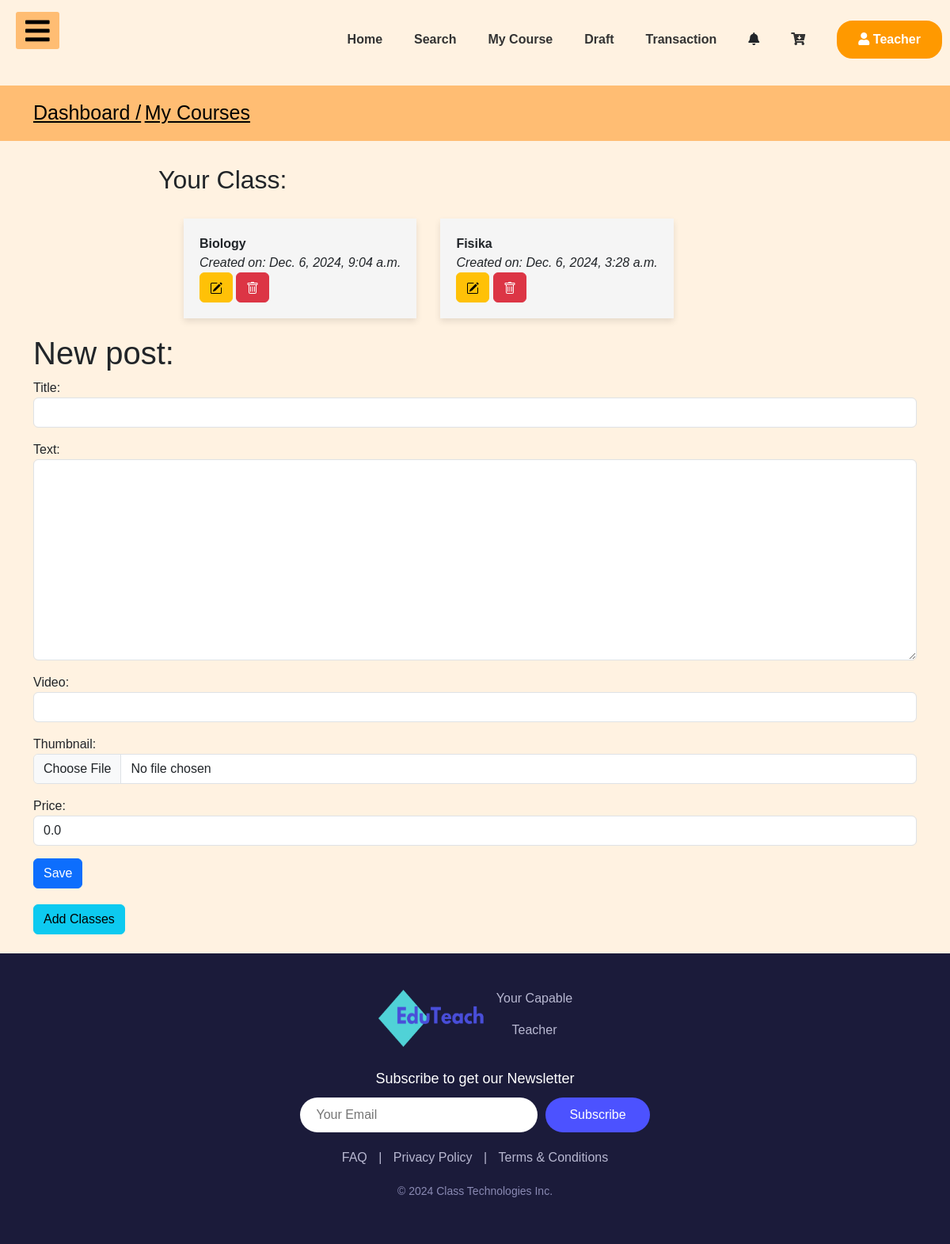
The page /courses_app/post/new/ (signed in) on the database as committed earlier.
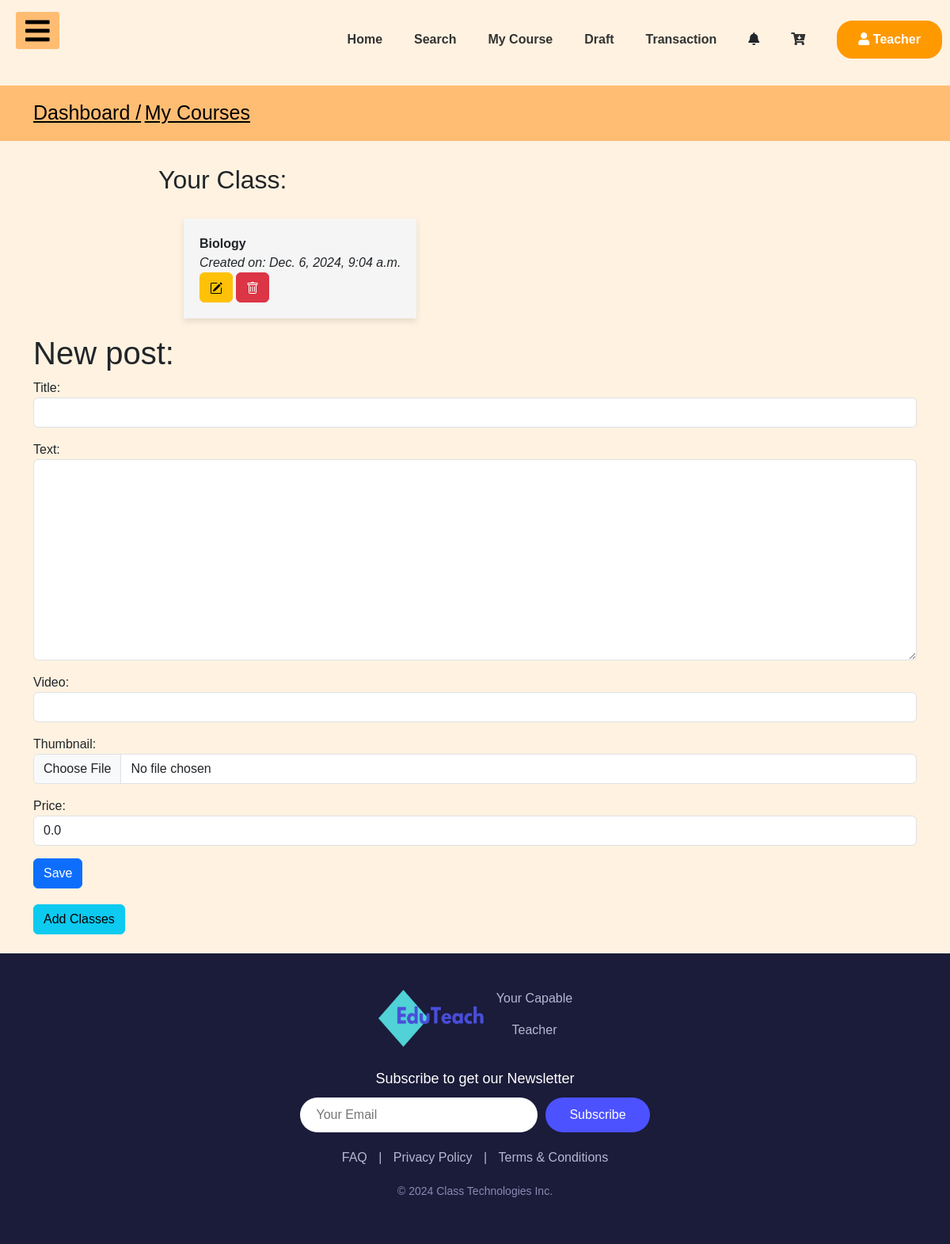
The same page on the database as committed later.
### courses_app/models.py (models this page shows, shortened)
class Post(models.Model):
    author = models.ForeignKey(User, on_delete=models.CASCADE)  # Ganti Teacher menjadi User
    title = models.CharField(max_length=200)
    text = models.TextField()
    price = models.DecimalField(max_digits=10, decimal_places=2, default=0.00)
    created_date = models.DateTimeField(default=timezone.now)
    thumbnail = models.ImageField(upload_to='thumbnail', blank=True)
    video = EmbedVideoField(blank=True, null=True)  # Tambahkan field untuk video
    published_date = models.DateTimeField(blank=True, null=True)

### courses_app/views.py (the view, shortened to what this page needs)
# urls.py: path('post/new/', views.PostCreateView.as_view(), name='post_new'),
class PostCreateView(LoginRequiredMixin, CreateView):
    login_url = '/login/'
    form_class = PostForm
    model = Post
    template_name = 'courses_app/post_form.html'  # Pastikan Anda menentukan template yang tepat
    def get_context_data(self, **kwargs):
        context = super().get_context_data(**kwargs)
        user = User.objects.get(username=self.request.user.username)
        if user.is_teacher:
            context['posts'] = Post.objects.filter(author=user).order_by('-created_date')
        return context

### courses_app/forms.py
class PostForm(forms.ModelForm):
    class Meta:
        model = Post
        fields = ('title', 'text', 'video', 'thumbnail', 'price')
        widgets = {
            'title': forms.TextInput(attrs={'class': 'form-control'}),
            'text': forms.Textarea(attrs={'class': 'form-control'}),
            'video': forms.URLInput(attrs={'class': 'form-control'}),
            'thumbnail': forms.ClearableFileInput(attrs={'class': 'form-control'}),
            'price': forms.NumberInput(attrs={'class': 'form-control'}),
        }

### courses_app/templates/courses_app/post_form.html (shortened to what this page needs)
{% extends 'dashboard_app/base_dashboard_teacher.html' %}
{% load static %}
{% block head_block %}
<link rel="stylesheet" href="{% static 'css/mycourse.css' %}">
{% endblock %}
{% block body_block %}
<div class="py-3" style="background:#FFBD73">
    <div class="container">
      <a class="text-black" href="{% url 'user_app:teacherdashboard' %}" style="font-size: 25px;"> Dashboard /</a>
      <a class="text-black" href="#" style="font-size: 25px;"> My Courses</a>
    </div>
</div>
<div class="item">
<h2>Your Class:</h2>
<ul>
    {% for post in posts %}
        <li>
            <strong>{{ post.title }}</strong><br>
            <em>Created on: {{ post.created_date }}</em>
            <br>
            {% if user.is_authenticated %}
            <a class="btn btn-warning" href="{% url 'post_edit' pk=post.pk %}">
            </a>
            <a class="btn btn-danger" href="{% url 'post_remove' pk=post.pk %}">
            </a>
            {% endif %}
        </li>
    {% empty %}
        <li>No posts available.</li>
    {% endfor %}
</ul>
</div>
<div class="container">
<div class="form-group">
<h1>New post: </h1>
<form method="POST" class="post-form" enctype="multipart/form-data">
    {{ form.as_p }}
    <button style="margin-bottom: 20px;" class="btn btn-primary save" type="submit">Save</button>
</form>
</div>
<a href="{% url 'create_class' %}" class="btn btn-info">Add Classes</a>
</div>
<br>
{% endblock %}

Rows that differ between the two databases and show on the page:
removed Post: title "Fisika", created_date "Dec. 6, 2024, 3:28 a.m."
